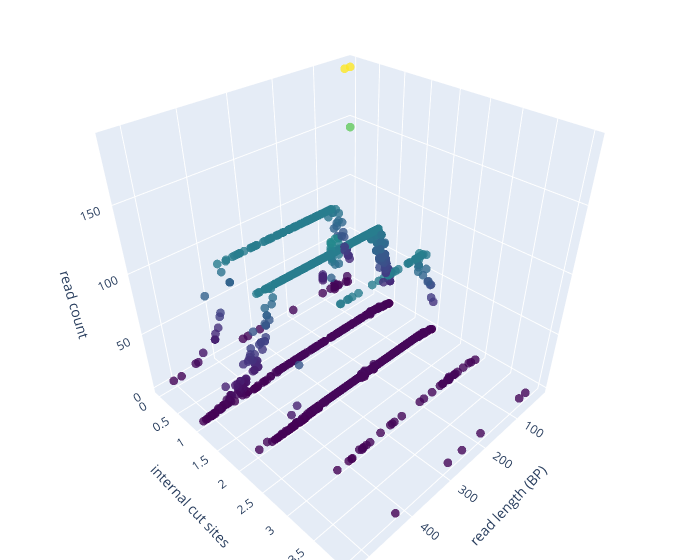

Notebook code for this chart:
### Code cell
import plotly.graph_objects as go

fig = go.Figure(data=[go.Scatter3d(
    x=x,
    y=y,
    z=z,
    mode='markers',
    marker=dict(
        size=3,
        color=z,                # set color to an array/list of desired values
        colorscale='Viridis',   # choose a colorscale
        opacity=0.8
    )
)])

# tight layout
fig.update_layout(scene = dict(
                    xaxis_title='read length (BP)',
                    yaxis_title='internal cut sites',
                    zaxis_title='read count'),
                    width=700,
                    margin=dict(r=0, b=0, l=0, t=0))
fig.show()

### Figure 1 — Plotly figure (JSON) as saved in the notebook; plotly's stock layout.template omitted (floating-point values rounded to 4 significant figures; data arrays with more than 128 entries replaced by an {"elided": "..."} marker saying what was removed)
{"data": [{"marker": {"color": {"elided": "1762 int values"}, "colorscale": [[0, "#440154"], [0.1111, "#482878"], [0.2222, "#3e4989"], [0.3333, "#31688e"], [0.4444, "#26828e"], [0.5556, "#1f9e89"], [0.6667, "#35b779"], [0.7778, "#6ece58"], [0.8889, "#b5de2b"], [1, "#fde725"]], "opacity": 0.8, "size": 3}, "mode": "markers", "type": "scatter3d", "x": {"elided": "1762 int values"}, "y": {"elided": "1762 int values"}, "z": {"elided": "1762 int values"}}], "layout": {"margin": {"b": 0, "l": 0, "r": 0, "t": 0}, "scene": {"xaxis": {"title": {"text": "read length (BP)"}}, "yaxis": {"title": {"text": "internal cut sites"}}, "zaxis": {"title": {"text": "read count"}}}, "width": 700}}
